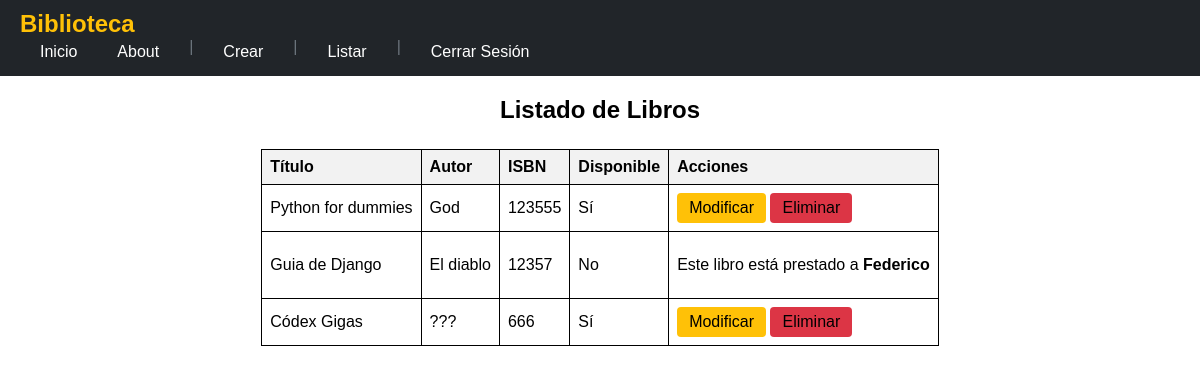
/listar_libros/ (signed in), run on an earlier commit of the app's database.
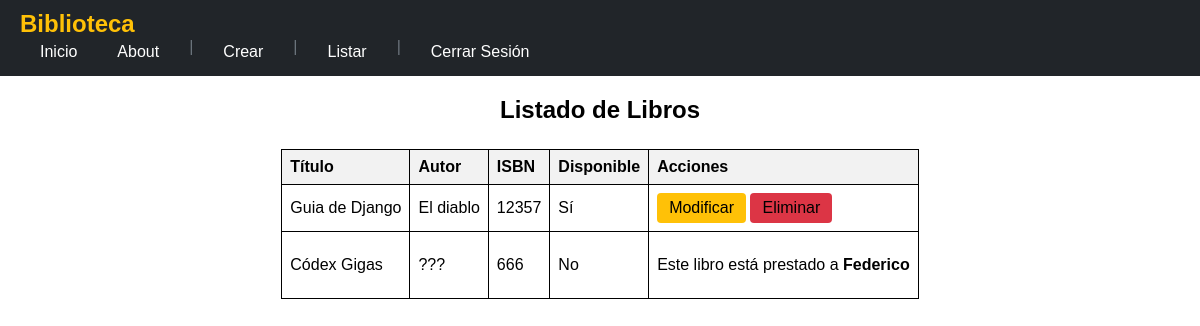
And on a later commit of the database.
### biblioteca/models.py (models this page shows, shortened)
class Libro(models.Model):
    titulo = models.CharField(max_length=200)
    autor = models.CharField(max_length=100)
    isbn = models.CharField(max_length=13, unique=True)
    disponible = models.BooleanField(default=True)

class Prestamo(models.Model):
    libro = models.ForeignKey(Libro, on_delete=models.CASCADE)
    usuario = models.ForeignKey(
        Usuario,
        on_delete=models.CASCADE,
        related_name='prestamos'
    )
    fecha_prestamo = models.DateField(auto_now_add=True)
    fecha_devolucion = models.DateField(null=True, blank=True)

class Usuario(models.Model):
    nombre = models.CharField(max_length=100)
    email = models.EmailField(unique=True)
    telefono = models.CharField(max_length=15, blank=True, null=True)
    fecha_registro = models.DateTimeField(auto_now_add=True)
    prestamos: QuerySet[Any]

### biblioteca/views.py (the view)
# urls.py: path('listar_libros/', views.listar_libros, name='listar_libros'),
def listar_libros(request):
    libros = Libro.objects.all()
    return render(request, 'biblioteca/listar_libros.html', {'libros': libros})

### biblioteca/templates/biblioteca/listar_libros.html (shortened to what this page needs)
{% extends "biblioteca/base.html" %}
{% block contenido %}
<fieldset>
  <legend><h2>Listado de Libros</h2></legend>
  <table>
    <thead>
      <tr>
        <th>Título</th>
        <th>Autor</th>
        <th>ISBN</th>
        <th>Disponible</th>
        {% if user.is_authenticated %}
          <th>Acciones</th>
        {% endif %}
        </tr>
    </thead>
    <tbody>
      {% for libro in libros %}
        <tr>
          <td>{{ libro.titulo }}</td>
          <td>{{ libro.autor }}</td>
          <td>{{ libro.isbn }}</td>
          <td>
            {{ libro.disponible|yesno:"Sí,No" }}
          </td>
          {% if user.is_authenticated %}
            <td>
              {% if libro.disponible %}
                <a href="{% url 'modificar_libro' libro.id %}" class="btn btn-warning btn-sm">Modificar</a>
                <form action="{% url 'eliminar_libro' libro.id %}" method="post" style="display:inline;">
                  <button type="submit" class="btn btn-danger btn-sm" onclick="return confirm('¿Estás seguro de que quieres eliminar este libro?')">Eliminar</button>
                </form>
                {% else %}
                  {% if libro.prestamo_set.exists %}
                    <p>Este libro está prestado a <strong>{{ libro.prestamo_set.first.usuario.nombre }}</strong></p>
                  {% endif %}
              {% endif %}
            </td>
          {% endif %}
        </tr>
      {% empty %}
        <tr>
          <td colspan="5">No hay libros disponibles.</td>
        </tr>
      {% endfor %}
    </tbody>
  </table>
</fieldset>
{% endblock %}

What changed in the data, as far as the page shows it:
removed Libro: titulo "Python for dummies", autor "God", isbn "123555", disponible "Sí", shows "Modificar"
changed Libro "Guia de Django": disponible "No" → "Sí"; prestamo_set.first.usuario.nombre "Federico" → (not shown); disponible "Este libro está prestado a" → "Modificar Eliminar"
changed Libro "Códex Gigas": disponible "Sí" → "No"; prestamo_set.first.usuario.nombre (not shown) → "Federico"; disponible "Modificar Eliminar" → "Este libro está prestado a"
